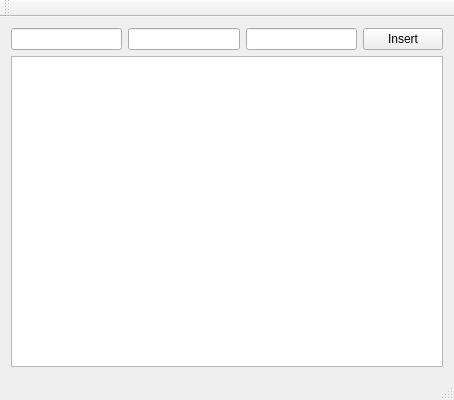
<?xml version="1.0" encoding="UTF-8"?>
<ui version="4.0">
 <class>MainWindow</class>
 <widget class="QMainWindow" name="MainWindow">
  <property name="geometry">
   <rect>
    <x>0</x>
    <y>0</y>
    <width>454</width>
    <height>400</height>
   </rect>
  </property>
  <property name="windowTitle">
   <string>MainWindow</string>
  </property>
  <widget class="QWidget" name="centralWidget">
   <layout class="QGridLayout" name="gridLayout">
    <item row="0" column="0">
     <widget class="QLineEdit" name="lineEditFirstName"/>
    </item>
    <item row="0" column="1">
     <widget class="QLineEdit" name="lineEditSecondName"/>
    </item>
    <item row="0" column="2">
     <widget class="QLineEdit" name="lineEditPassword"/>
    </item>
    <item row="0" column="3">
     <widget class="QPushButton" name="pushButtonInsert">
      <property name="text">
       <string>Insert</string>
      </property>
     </widget>
    </item>
    <item row="1" column="0" colspan="4">
     <widget class="QTableView" name="tableView"/>
    </item>
   </layout>
  </widget>
  <widget class="QMenuBar" name="menuBar">
   <property name="geometry">
    <rect>
     <x>0</x>
     <y>0</y>
     <width>454</width>
     <height>21</height>
    </rect>
   </property>
  </widget>
  <widget class="QToolBar" name="mainToolBar">
   <attribute name="toolBarArea">
    <enum>TopToolBarArea</enum>
   </attribute>
   <attribute name="toolBarBreak">
    <bool>false</bool>
   </attribute>
  </widget>
  <widget class="QStatusBar" name="statusBar"/>
 </widget>
 <layoutdefault spacing="6" margin="11"/>
 <resources/>
 <connections/>
</ui>
